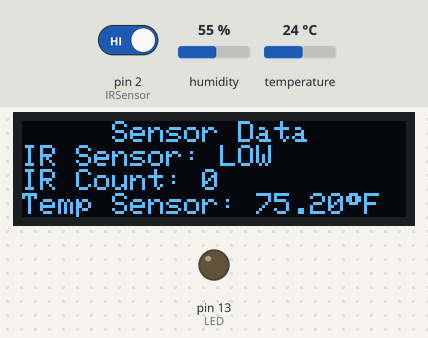
Bench run of a sketch on a simulated Arduino Uno, built with avr-gcc and run on an emulated ATmega328P. On the bench: 128×32 one-colour display, output pins drawn as LEDs (lit = HIGH). The inputs (shaded band) are chosen by the test bench; at power-on: pin 2 (IRSensor) HIGH, temperature 24 °C, humidity 55 %. The display library's start-up logo is not drawn; what the sketch prints to the serial monitor is not drawn.

Above: at 1.2 s.
1.3 s: pin 2 (IRSensor) driven LOW
At 2.0 s:
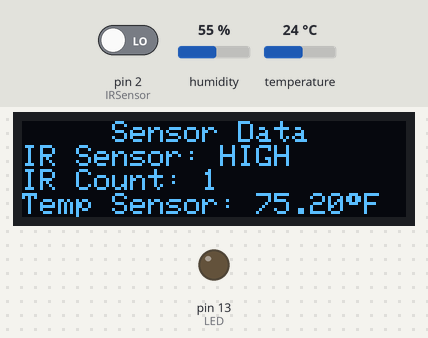
2.8 s: temperature set to 12 °C
At 5.3 s:
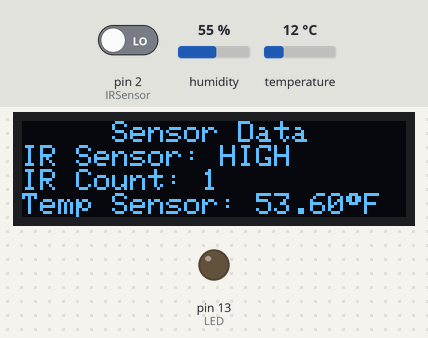
5.6 s: pin 2 (IRSensor) driven HIGH
At 6.8 s:
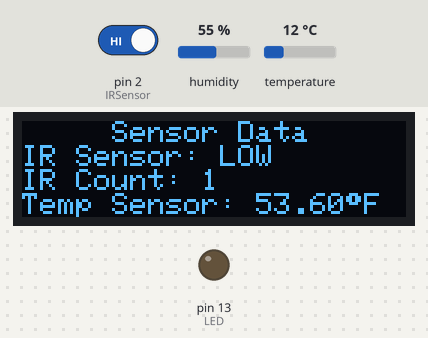
7.1 s: temperature set to 19 °C
At 8.7 s:
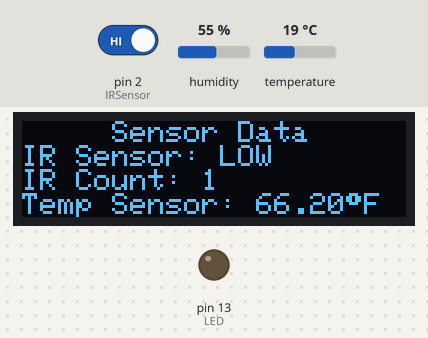
9.7 s: pin 2 (IRSensor) driven LOW
At 10.4 s:
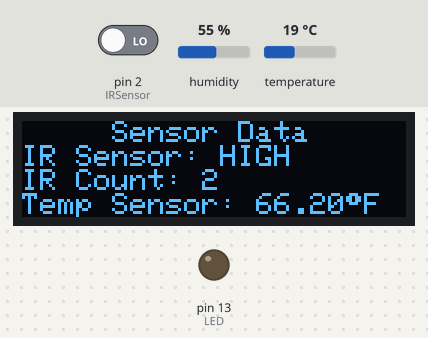
11.2 s: temperature set to 28 °C
At 12.6 s:
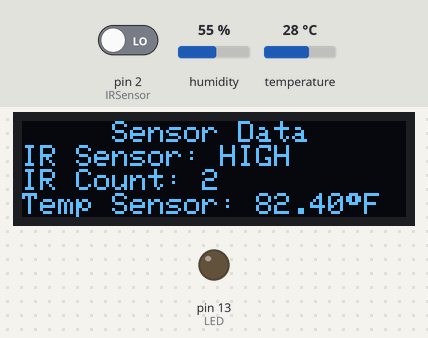
Timing chart, 0 to 14.2 s (numbered marks = the images above; inputs shaded):
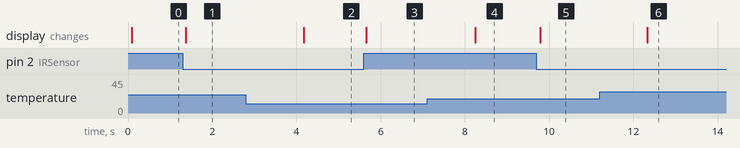

Measured:
- after the input at 1.3 s, the display: changes after 0.07 s (image 1)
- after the input at 2.8 s, the display: changes after 1.4 s (image 2)
- after the input at 5.6 s, the display: changes after 0.05 s (image 3)
- after the input at 7.1 s, the display: changes after 1.1 s (image 4)
- after the input at 9.7 s, the display: changes after 0.09 s (image 5)
- after the input at 11.2 s, the display: changes after 1.1 s (image 6)

The sketch:

GreenBreezeProjectCode.ino
```cpp
      //LIBRARYS
//////////////////////////////////
                                //
#include <DHT.h>                //
#include <Adafruit_SSD1306.h>   //
#include <splash.h>             //
#include <SPI.h>                //
#include <Wire.h>               //
#include <Adafruit_GFX.h>       //
#include <U8glib.h>             //
                                //
//////////////////////////////////

          //INITIALIZING OLED SCREEN
////////////////////////////////////////////////////////////////////////////////
#define SCREEN_WIDTH 128 // OLED display width, in pixels                     //
#define SCREEN_HEIGHT 32 // OLED display height, in pixels                    //
// Declaration for an SSD1306 display connected to I2C (SDA, SCL pins)        //
#define OLED_RESET     4 // Reset pin # (or -1 if sharing Arduino reset pin)  //
Adafruit_SSD1306 display(SCREEN_WIDTH, SCREEN_HEIGHT, &Wire, OLED_RESET);     //
////////////////////////////////////////////////////////////////////////////////

    //SETUP FOR LOGO BITMAP
///////////////////////////////////////////////////////////////////////////////////////////////////////////////////
U8GLIB_SH1106_128X64 u8g(U8G_I2C_OPT_NO_ACK);  // Display which does not send ACK
const unsigned char GreenBreezelogoBitMap[] PROGMEM= {
0x00, 0x00, 0x00, 0x00, 0x00, 0x00, 0x00, 0x00, 0x00, 0x00, 0x00, 0x00, 0x00, 0x00, 0x00, 0x00,
0x00, 0x00, 0x00, 0x00, 0x00, 0x00, 0x00, 0x0F, 0xF0, 0x00, 0x00, 0x00, 0x00, 0x00, 0x00, 0x00,
0x00, 0x00, 0x00, 0x00, 0x00, 0x00, 0x00, 0x1F, 0xF8, 0x00, 0x00, 0x00, 0x00, 0x00, 0x00, 0x00,
0x00, 0x00, 0x00, 0x00, 0x00, 0x00, 0x00, 0x1F, 0xF8, 0x00, 0x00, 0x00, 0x00, 0x00, 0x00, 0x00,
0x00, 0x00, 0x00, 0x00, 0x00, 0x00, 0x00, 0x3F, 0xFC, 0x00, 0x00, 0x00, 0x00, 0x00, 0x00, 0x00,
0x00, 0x00, 0x00, 0x00, 0x00, 0x00, 0x00, 0x3F, 0xFC, 0x00, 0x00, 0x00, 0x00, 0x00, 0x00, 0x00,
0x00, 0x00, 0x00, 0x00, 0x00, 0x00, 0x00, 0x7F, 0xFE, 0x00, 0x00, 0x00, 0x00, 0x00, 0x00, 0x00,
0x00, 0x00, 0x00, 0x00, 0x00, 0x00, 0x00, 0x7F, 0xFE, 0x00, 0x00, 0x00, 0x00, 0x00, 0x00, 0x00,
0x00, 0x00, 0x00, 0x00, 0x00, 0x00, 0x00, 0x7F, 0xFE, 0x00, 0x00, 0x00, 0x00, 0x00, 0x00, 0x00,
0x00, 0x00, 0x00, 0x00, 0x00, 0x00, 0x00, 0xFF, 0xFF, 0x00, 0x00, 0x00, 0x00, 0x00, 0x00, 0x00,
0x00, 0x00, 0x00, 0x00, 0x00, 0x00, 0x00, 0xFF, 0xFF, 0x00, 0x00, 0x00, 0x00, 0x00, 0x00, 0x00,
0x00, 0x00, 0x00, 0x00, 0x00, 0x00, 0x01, 0xFF, 0xFF, 0x80, 0x00, 0x00, 0x00, 0x00, 0x00, 0x00,
0x00, 0x00, 0x00, 0x00, 0x00, 0x00, 0x01, 0xFF, 0xFF, 0x80, 0x00, 0x00, 0x00, 0x00, 0x00, 0x00,
0x00, 0x00, 0x00, 0x00, 0x00, 0x00, 0x01, 0xFF, 0xFF, 0xC0, 0x00, 0x00, 0x00, 0x00, 0x00, 0x00,
0x00, 0x00, 0x00, 0x00, 0x00, 0x00, 0x03, 0xFF, 0xFF, 0xC0, 0x00, 0x00, 0x00, 0x00, 0x00, 0x00,
0x00, 0x00, 0x00, 0x00, 0x00, 0x00, 0x03, 0xFF, 0xFF, 0xC0, 0x00, 0x00, 0x00, 0x00, 0x00, 0x00,
0x00, 0x00, 0x00, 0x00, 0x00, 0x00, 0x07, 0xFF, 0xFF, 0xE0, 0x00, 0x00, 0x00, 0x00, 0x00, 0x00,
0x00, 0x00, 0x00, 0x00, 0x00, 0x00, 0x07, 0xFF, 0xFF, 0xE0, 0x00, 0x00, 0x00, 0x00, 0x00, 0x00,
0x00, 0x00, 0x00, 0x00, 0x00, 0x00, 0x0F, 0xFF, 0xFF, 0xF0, 0x00, 0x00, 0x00, 0x00, 0x00, 0x00,
0x00, 0x00, 0x00, 0x00, 0x00, 0x00, 0x0F, 0xFF, 0xFF, 0xF0, 0x00, 0x00, 0x00, 0x00, 0x00, 0x00,
0x00, 0x00, 0x00, 0x00, 0x00, 0x00, 0x0F, 0xFF, 0xFF, 0xF0, 0x00, 0x00, 0x00, 0x00, 0x00, 0x00,
0x00, 0x00, 0x00, 0x00, 0x00, 0x00, 0x1F, 0xFF, 0xFF, 0xF8, 0x00, 0x00, 0x00, 0x00, 0x00, 0x00,
0x00, 0x00, 0x00, 0x00, 0x00, 0x00, 0x0F, 0xFF, 0xFF, 0xF0, 0x00, 0x00, 0x00, 0x00, 0x00, 0x00,
0x00, 0x00, 0x00, 0x00, 0x00, 0x00, 0x07, 0xFF, 0xFF, 0xE0, 0x00, 0x00, 0x00, 0x00, 0x00, 0x00,
0x00, 0x00, 0x00, 0x00, 0x00, 0x00, 0x01, 0x00, 0x00, 0x80, 0x00, 0x00, 0x00, 0x00, 0x00, 0x00,
0x00, 0x00, 0x00, 0x00, 0x00, 0x00, 0x00, 0x00, 0x00, 0x00, 0x00, 0x00, 0x00, 0x00, 0x00, 0x00,
0x00, 0x00, 0x00, 0x00, 0x00, 0x00, 0x00, 0x00, 0x00, 0x00, 0x00, 0x00, 0x00, 0x00, 0x00, 0x00,
0x00, 0x00, 0x00, 0x00, 0x00, 0x00, 0x00, 0x07, 0xE0, 0x00, 0x00, 0x00, 0x00, 0x00, 0x00, 0x00,
0x00, 0x00, 0x00, 0x00, 0x00, 0x00, 0x00, 0x1F, 0xF8, 0x00, 0x00, 0x00, 0x00, 0x00, 0x00, 0x00,
0x00, 0x00, 0x00, 0x00, 0x01, 0xFF, 0xC0, 0x3F, 0xFC, 0x03, 0xFF, 0x00, 0x00, 0x00, 0x00, 0x00,
0x00, 0x00, 0x00, 0x00, 0x0F, 0xFF, 0xC0, 0x1F, 0xF0, 0x03, 0xFF, 0xF0, 0x00, 0x00, 0x00, 0x00,
0x00, 0x00, 0x00, 0x00, 0x7F, 0xFF, 0xE0, 0x00, 0x00, 0x07, 0xFF, 0xFE, 0x00, 0x00, 0x00, 0x00,
0x00, 0x00, 0x00, 0x03, 0xFF, 0xFF, 0xF0, 0x00, 0x00, 0x0F, 0xFF, 0xFF, 0xC0, 0x00, 0x00, 0x00,
0x00, 0x00, 0x00, 0x1F, 0xFF, 0xFF, 0xFC, 0x00, 0x00, 0x3F, 0xFF, 0xFF, 0xF8, 0x00, 0x00, 0x00,
0x00, 0x00, 0x00, 0xFF, 0xFF, 0xFF, 0xFF, 0xC0, 0x03, 0xFF, 0xFF, 0xFF, 0xFF, 0x00, 0x00, 0x00,
0x00, 0x00, 0x07, 0xFF, 0xFF, 0xFF, 0xFF, 0xC0, 0x03, 0xFF, 0xFF, 0xFF, 0xFF, 0xE0, 0x00, 0x00,
0x00, 0x00, 0x3F, 0xFF, 0xFF, 0xFF, 0xFF, 0x00, 0x00, 0xFF, 0xFF, 0xFF, 0xFF, 0xFC, 0x00, 0x00,
0x00, 0x01, 0xFF, 0xFF, 0xFF, 0xFF, 0xF0, 0x00, 0x00, 0x0F, 0xFF, 0xFF, 0xFF, 0xFF, 0x80, 0x00,
0x00, 0x0F, 0xFF, 0xFF, 0xFF, 0xFC, 0x00, 0x3F, 0xFC, 0x00, 0x3F, 0xFF, 0xFF, 0xFF, 0xF0, 0x00,
0x00, 0x7F, 0xFF, 0xFF, 0xFE, 0x00, 0x00, 0x3F, 0xFC, 0x00, 0x00, 0x7F, 0xFF, 0xFF, 0xFE, 0x00,
0x03, 0xFF, 0xFF, 0xFF, 0x80, 0x00, 0x00, 0x7F, 0xFE, 0x00, 0x00, 0x01, 0xFF, 0xFF, 0xFF, 0xC0,
0x1F, 0xFF, 0xFF, 0xC0, 0x00, 0x00, 0x00, 0x7F, 0xFE, 0x00, 0x00, 0x00, 0x03, 0xFF, 0xFF, 0xF8,
0x7F, 0xFF, 0xE0, 0x00, 0x00, 0x00, 0x00, 0xFF, 0xFF, 0x00, 0x00, 0x00, 0x00, 0x07, 0xFF, 0xFE,
0x7F, 0xF0, 0x00, 0x00, 0x00, 0x00, 0x01, 0xFF, 0xFF, 0x80, 0x00, 0x00, 0x00, 0x00, 0x1F, 0xFE,
0x00, 0x00, 0x00, 0x00, 0x00, 0x00, 0x01, 0xFF, 0xFF, 0x80, 0x00, 0x00, 0x00, 0x00, 0x00, 0x00,
0x00, 0x00, 0x00, 0x00, 0x00, 0x00, 0x03, 0xFF, 0xFF, 0xC0, 0x00, 0x00, 0x00, 0x00, 0x00, 0x00,
0x00, 0x00, 0x00, 0x00, 0x00, 0x00, 0x03, 0xFF, 0xFF, 0xC0, 0x00, 0x00, 0x00, 0x00, 0x00, 0x00,
0x00, 0x00, 0x00, 0x00, 0x00, 0x00, 0x07, 0xFF, 0xFF, 0xE0, 0x00, 0x00, 0x00, 0x00, 0x00, 0x00,
0x00, 0x00, 0x00, 0x00, 0x00, 0x00, 0x0F, 0xFF, 0xFF, 0xE0, 0x00, 0x00, 0x00, 0x00, 0x00, 0x00,
0x00, 0x00, 0x00, 0x00, 0x00, 0x00, 0x0F, 0xFF, 0xFF, 0xF0, 0x00, 0x00, 0x00, 0x00, 0x00, 0x00,
0x00, 0x00, 0x00, 0x00, 0x00, 0x00, 0x1F, 0xFF, 0xFF, 0xF8, 0x00, 0x00, 0x00, 0x00, 0x00, 0x00,
0x00, 0x00, 0x00, 0x00, 0x00, 0x00, 0x1F, 0xFF, 0xFF, 0xF8, 0x00, 0x00, 0x00, 0x00, 0x00, 0x00,
0x00, 0x00, 0x00, 0x00, 0x00, 0x00, 0x3F, 0xFF, 0xFF, 0xFC, 0x00, 0x00, 0x00, 0x00, 0x00, 0x00,
0x00, 0x00, 0x00, 0x00, 0x00, 0x00, 0x3F, 0xFF, 0xFF, 0xFC, 0x00, 0x00, 0x00, 0x00, 0x00, 0x00,
0x00, 0x00, 0x00, 0x00, 0x00, 0x00, 0x7F, 0xFF, 0xFF, 0xFE, 0x00, 0x00, 0x00, 0x00, 0x00, 0x00,
0x00, 0x00, 0x00, 0x00, 0x00, 0x00, 0x7F, 0xFF, 0xFF, 0xFE, 0x00, 0x00, 0x00, 0x00, 0x00, 0x00,
0x00, 0x00, 0x00, 0x00, 0x00, 0x00, 0xFF, 0xFF, 0xFF, 0xFF, 0x00, 0x00, 0x00, 0x00, 0x00, 0x00,
0x00, 0x00, 0x00, 0x00, 0x00, 0x00, 0xFF, 0xFF, 0xFF, 0xFF, 0x00, 0x00, 0x00, 0x00, 0x00, 0x00,
0x00, 0x00, 0x00, 0x00, 0x00, 0x01, 0xFF, 0xFF, 0xFF, 0xFF, 0x80, 0x00, 0x00, 0x00, 0x00, 0x00,
0x00, 0x00, 0x00, 0x00, 0x00, 0x03, 0xFF, 0xFF, 0xFF, 0xFF, 0xC0, 0x00, 0x00, 0x00, 0x00, 0x00,
0x00, 0x00, 0x00, 0x00, 0x00, 0x03, 0xFF, 0xFF, 0xFF, 0xFF, 0xC0, 0x00, 0x00, 0x00, 0x00, 0x00,
0x00, 0x00, 0x00, 0x00, 0x00, 0x07, 0xFF, 0xFF, 0xFF, 0xFF, 0xE0, 0x00, 0x00, 0x00, 0x00, 0x00,
0x00, 0x00, 0x00, 0x00, 0x00, 0x07, 0xFF, 0xFF, 0xFF, 0xFF, 0xE0, 0x00, 0x00, 0x00, 0x00, 0x00,
0x00, 0x00, 0x00, 0x00, 0x00, 0x01, 0x00, 0x3F, 0xFC, 0x00, 0x00, 0x00, 0x00, 0x00, 0x00, 0x00
};
/////////////////////////////////////////////////////////////////////////////////////////////////////////////////

        //INITIALIZING TEMP SENSOR
        //AND SETTING GLOBAL TEMP VARIABLE
///////////////////////////
#define type DHT11       //
const int dhtPin = 3;    //
DHT dht(dhtPin, type);   //
float tempf;             //
///////////////////////////


        //DEFINING PINOUT FOR INFARED SENSOR
//////////////////////////////////////////////////////////////////
const int IRSensor = 2; // connect ir sensor to arduino pin 2   //
const int LED = 13; // conect Led to arduino pin 13             //
//////////////////////////////////////////////////////////////////

        //TIME VARIABLES
////////////////////////////
unsigned long time;
unsigned long timeNow;
///////////////////////////////

        //FUNCTIONS FOR IR INTERFACE
//////////////////////////////
void displayIRsensor(int);
String readIRsensor(int);
//////////////////////////////

      //FUNCTIONS FOR DISPLAY SCREENS
/////////////////////////////////////////////////////
void sensorDisplayScreen(String , int , float );
void batteryDisplayScreen();
void drawLogo();
/////////////////////////////////////////////////////

      //VARIABLES FOR IR COUNTING
/////////////////////////////
int myRead[2] = {0,0};
int currentRead = 0;
int lastRead = 0;
int passes = 0;
int passCount = 0;
/////////////////////////


        //  SETUP FUNCTION
////////////////////////////////////////////////////////////////////////////////////////////////////////////////////
void setup() {
   pinMode (IRSensor, INPUT); // sensor pin INPUT
   pinMode (LED, OUTPUT); // Led pin OUTPUT

   Serial.begin(9600);

   // SSD1306_SWITCHCAPVCC = generate display voltage from 3.3V internally
  if(!display.begin(SSD1306_SWITCHCAPVCC, 0x3C)) { // Address 0x3C for 128x32
    Serial.println(F("SSD1306 allocation failed"));
    for(;;); // Don't proceed, loop forever
  }

  // Show initial display buffer contents on the screen --
  // the library initializes this with an Adafruit splash screen.
  display.display();

  //starting first timestamp
  time = millis();

 //begin temp sensor
 dht.begin();

}
////////////////////////////////////////////////////////////////////////////////////////////////////////////////////
//end of setup


      //LOOP FUNCTION
////////////////////////////////////////////////////////////////////////////////////////////////////////////////////
void loop() {

  tempf = dht.readTemperature(true); //setting vaariable for temperature in ferenhiegt

  timeNow = millis();   //timecheck for current time

  int statusSensor = digitalRead(IRSensor);   //getting int output from infared sensor

  //displayIRsensor(statusSensor);      //calling a function to check infared output in serial monitor
  String irSensor = readIRsensor(statusSensor);     //setting variable for current infared status


  //failed attempt to count how many times the infared sensor changes state
  myRead[0] = statusSensor;

  if(myRead[0] == !myRead[1]){
    passes = passes + 1;
    }
  else if(myRead[0] == myRead[1]){
    passes = passes;
    }
  passCount = passes/2;

  Serial.println("ir data: " + String(passCount));
  Serial.println("my read 0: "+String(myRead[0])+"   my read 1: "+ String(myRead[1]));


  //Serial.println("current Read: " + currentRead);
  //Serial.println("Last Read: " + lastRead);
  Serial.println("passes: " + passes);
  //Serial.println("passes so Far: " + passCount);

  //trying to get a loading screen to function
  //if(time < 5000){
   // draw();
  //  }
 // else{
  sensorDisplayScreen(irSensor, passCount, tempf);      //sets screen to display sensor data
  //}


 myRead[1] = myRead[0];
}
/////////////////////////////////////////////////////////////////////////////////////////////////////////////////////
//end of loop


        //DISPLAY LOGO TO SCREEN
/////////////////////////////////////////////////////////////////////////////////////////////////////////////////////
void drawLogo(){
  u8g.drawBitmapP( 0, 0, 16, 64, GreenBreezelogoBitMap);
  }
/////////////////////////////////////////////////////////////////////////////////////////////////////////////////////
//end of logo display

void draw(){
  u8g.firstPage();
  do {
    drawLogo();
  } while( u8g.nextPage() );
  }


       //DISPLAY BATTERY DATA TO LED SCREEN
//////////////////////////////////////////////////////////////////////////////////////////////////////////////////////////
void batteryDisplayScreen(){
  display.clearDisplay();
  display.setTextSize(1);
  display.setTextColor(WHITE);
  display.setCursor(0, 0);
  display.println("     Battey Data");      //print title to display
  display.println("Voltage: " );        //print battery voltage to display
  display.println("Current: ");    //print battery current to display
  display.println("Percent charged");      //print battery stauts to display
  display.display();    //set display
  }
/////////////////////////////////////////////////////////////////////////////////////////////////////////////////////////
//end of Battery display


        //DISPLAY SENSOR DATA TO LED SCREEN
//////////////////////////////////////////////////////////////////////////////////////////////////////////////////////////
void sensorDisplayScreen(String irSensor, int passCount, float tempf){
  display.clearDisplay();
  display.setTextSize(1);
  display.setTextColor(WHITE);
  display.setCursor(0, 0);
  display.println("     Sensor Data");      //print title to display
  display.println("IR Sensor: " + irSensor);        //print infared sensor state to display
  display.println("IR Count: " + String(passCount));    //print how many times the infared state has changed to display
  display.println("Temp Sensor: " + String(tempf) + (char)247+ "F");      //print temperature to display
  display.display();    //set display
  }
/////////////////////////////////////////////////////////////////////////////////////////////////////////////////////////
//end of sensor display


      //SERIAL FEEDBACK FOR INFARED SENSOR
//////////////////////////////////////////////////////////////////////////////////////////////////////////////////////////
void displayIRsensor(int state){
  if (state == 1){
    digitalWrite(LED, LOW); // LED LOW
    Serial.println("IR Sensor: 0");//print to seral monitor
  }
  else{
    digitalWrite(LED, HIGH); // LED High
    Serial.println("IR Sensor: 1");//print to seral monitor
  }
}
////////////////////////////////////////////////////////////////////////////////////////////////////////////////////////
//end of infared serial print


        //LOOKS FOR INT OUTPUT FROM INFARED SENSOR AND RETURNS STRING EQUIVALENT
/////////////////////////////////////////////////////////////////////////////////////////////////////////////////////////
String readIRsensor(int state){
  String str ;      //define return variable
  if (state == 1){    //check for infared output
    str = "LOW";     //set return varaible
  }
  else{
    str = "HIGH";   //set return varaible
  }
  return str;
}
//////////////////////////////////////////////////////////////////////////////////////////////////////////////////////////
//end of reading infared sensor and returning string
```
